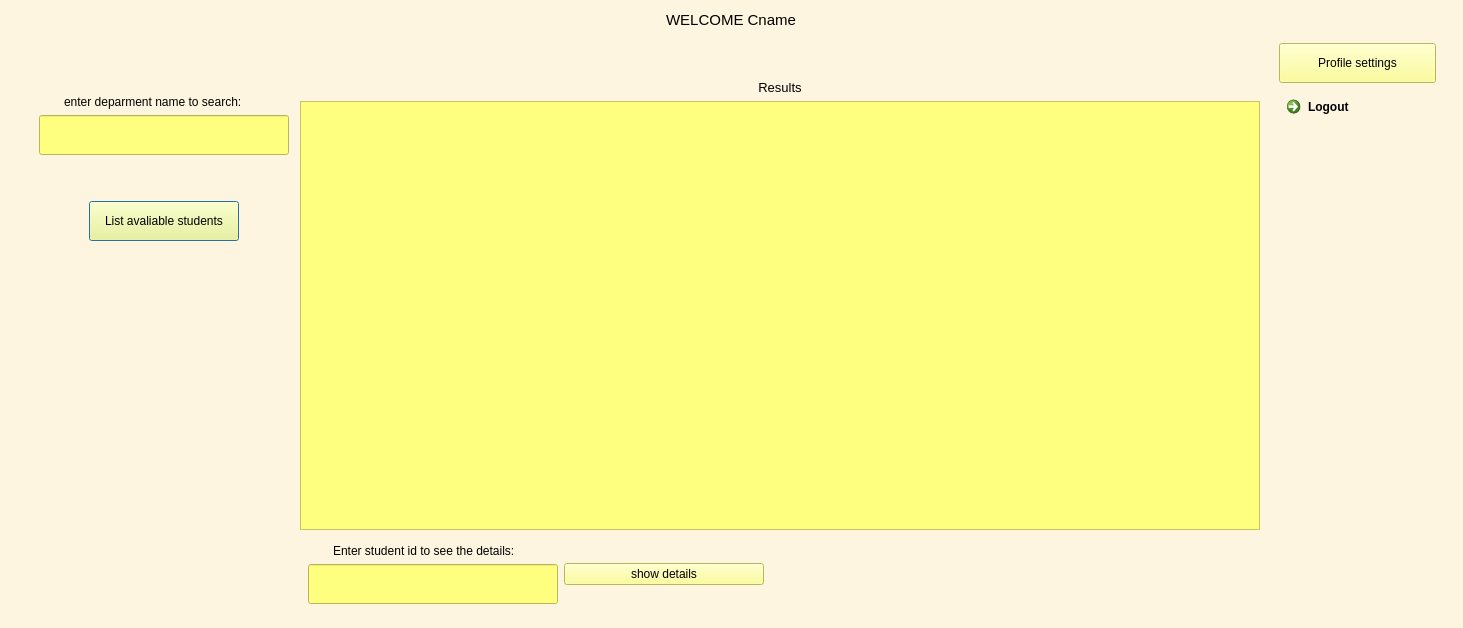
<?xml version="1.0" encoding="UTF-8"?>
<ui version="4.0">
 <class>Dialog</class>
 <widget class="QDialog" name="Dialog">
  <property name="geometry">
   <rect>
    <x>0</x>
    <y>0</y>
    <width>1463</width>
    <height>628</height>
   </rect>
  </property>
  <property name="windowTitle">
   <string>Dialog</string>
  </property>
  <property name="styleSheet">
   <string notr="true">background-color: rgb(194, 154, 191);
background-color: rgb(253, 245, 223);</string>
  </property>
  <layout class="QVBoxLayout" name="verticalLayout_2">
   <item>
    <layout class="QVBoxLayout" name="verticalLayout">
     <item alignment="Qt::AlignHCenter">
      <widget class="QLabel" name="outCompanyName">
       <property name="maximumSize">
        <size>
         <width>480</width>
         <height>80</height>
        </size>
       </property>
       <property name="text">
        <string>&lt;html&gt;&lt;head/&gt;&lt;body&gt;&lt;p align=&quot;center&quot;&gt;&lt;span style=&quot; font-size:11pt;&quot;&gt;WELCOME Cname&lt;/span&gt;&lt;/p&gt;&lt;/body&gt;&lt;/html&gt;</string>
       </property>
      </widget>
     </item>
     <item>
      <layout class="QHBoxLayout" name="horizontalLayout">
       <property name="leftMargin">
        <number>8</number>
       </property>
       <property name="rightMargin">
        <number>8</number>
       </property>
       <item>
        <layout class="QVBoxLayout" name="verticalLayout_3" stretch="0,0,0,6,0">
         <property name="leftMargin">
          <number>20</number>
         </property>
         <property name="bottomMargin">
          <number>300</number>
         </property>
         <item>
          <spacer name="verticalSpacer">
           <property name="orientation">
            <enum>Qt::Vertical</enum>
           </property>
           <property name="sizeType">
            <enum>QSizePolicy::Fixed</enum>
           </property>
           <property name="sizeHint" stdset="0">
            <size>
             <width>20</width>
             <height>60</height>
            </size>
           </property>
          </spacer>
         </item>
         <item>
          <layout class="QVBoxLayout" name="verticalLayout_6">
           <item alignment="Qt::AlignHCenter">
            <widget class="QLabel" name="label_2">
             <property name="minimumSize">
              <size>
               <width>200</width>
               <height>0</height>
              </size>
             </property>
             <property name="text">
              <string>enter deparment name to search:</string>
             </property>
            </widget>
           </item>
           <item alignment="Qt::AlignHCenter">
            <widget class="QLineEdit" name="inputDepartmentName">
             <property name="minimumSize">
              <size>
               <width>250</width>
               <height>40</height>
              </size>
             </property>
             <property name="maximumSize">
              <size>
               <width>250</width>
               <height>40</height>
              </size>
             </property>
             <property name="styleSheet">
              <string notr="true">background-color: rgb(255, 255, 127);</string>
             </property>
             <property name="maxLength">
              <number>12</number>
             </property>
             <property name="echoMode">
              <enum>QLineEdit::Normal</enum>
             </property>
            </widget>
           </item>
          </layout>
         </item>
         <item>
          <spacer name="verticalSpacer_2">
           <property name="orientation">
            <enum>Qt::Vertical</enum>
           </property>
           <property name="sizeType">
            <enum>QSizePolicy::Fixed</enum>
           </property>
           <property name="sizeHint" stdset="0">
            <size>
             <width>20</width>
             <height>40</height>
            </size>
           </property>
          </spacer>
         </item>
         <item alignment="Qt::AlignHCenter">
          <widget class="QPushButton" name="btnSearchStudent">
           <property name="minimumSize">
            <size>
             <width>150</width>
             <height>40</height>
            </size>
           </property>
           <property name="maximumSize">
            <size>
             <width>200</width>
             <height>40</height>
            </size>
           </property>
           <property name="styleSheet">
            <string notr="true">background-color: rgb(255, 255, 127);</string>
           </property>
           <property name="text">
            <string>List avaliable students</string>
           </property>
          </widget>
         </item>
         <item>
          <spacer name="verticalSpacer_4">
           <property name="orientation">
            <enum>Qt::Vertical</enum>
           </property>
           <property name="sizeHint" stdset="0">
            <size>
             <width>20</width>
             <height>40</height>
            </size>
           </property>
          </spacer>
         </item>
        </layout>
       </item>
       <item>
        <layout class="QVBoxLayout" name="verticalLayout_5" stretch="0,0,0,0">
         <property name="leftMargin">
          <number>5</number>
         </property>
         <property name="topMargin">
          <number>5</number>
         </property>
         <property name="rightMargin">
          <number>5</number>
         </property>
         <property name="bottomMargin">
          <number>5</number>
         </property>
         <item>
          <spacer name="verticalSpacer_3">
           <property name="orientation">
            <enum>Qt::Vertical</enum>
           </property>
           <property name="sizeType">
            <enum>QSizePolicy::Fixed</enum>
           </property>
           <property name="sizeHint" stdset="0">
            <size>
             <width>20</width>
             <height>40</height>
            </size>
           </property>
          </spacer>
         </item>
         <item>
          <widget class="QLabel" name="label_3">
           <property name="styleSheet">
            <string notr="true">background-color: rgb(194, 154, 191);
background-color: rgb(253, 245, 223);</string>
           </property>
           <property name="text">
            <string>&lt;html&gt;&lt;head/&gt;&lt;body&gt;&lt;p align=&quot;center&quot;&gt;&lt;span style=&quot; font-size:10pt;&quot;&gt;Results&lt;/span&gt;&lt;/p&gt;&lt;/body&gt;&lt;/html&gt;</string>
           </property>
          </widget>
         </item>
         <item>
          <widget class="QTableWidget" name="tableStudent">
           <property name="minimumSize">
            <size>
             <width>960</width>
             <height>400</height>
            </size>
           </property>
           <property name="maximumSize">
            <size>
             <width>960</width>
             <height>16777215</height>
            </size>
           </property>
           <property name="styleSheet">
            <string notr="true">background-color: rgb(255, 255, 127);</string>
           </property>
          </widget>
         </item>
         <item>
          <layout class="QHBoxLayout" name="horizontalLayout_2">
           <property name="leftMargin">
            <number>8</number>
           </property>
           <property name="topMargin">
            <number>8</number>
           </property>
           <property name="rightMargin">
            <number>8</number>
           </property>
           <property name="bottomMargin">
            <number>8</number>
           </property>
           <item>
            <layout class="QVBoxLayout" name="verticalLayout_8">
             <item alignment="Qt::AlignHCenter">
              <widget class="QLabel" name="label_4">
               <property name="minimumSize">
                <size>
                 <width>200</width>
                 <height>0</height>
                </size>
               </property>
               <property name="text">
                <string>Enter student id to see the details:</string>
               </property>
              </widget>
             </item>
             <item alignment="Qt::AlignHCenter">
              <widget class="QLineEdit" name="inputStudentID">
               <property name="minimumSize">
                <size>
                 <width>250</width>
                 <height>40</height>
                </size>
               </property>
               <property name="maximumSize">
                <size>
                 <width>250</width>
                 <height>40</height>
                </size>
               </property>
               <property name="styleSheet">
                <string notr="true">background-color: rgb(255, 255, 127);</string>
               </property>
               <property name="maxLength">
                <number>12</number>
               </property>
               <property name="echoMode">
                <enum>QLineEdit::Normal</enum>
               </property>
              </widget>
             </item>
            </layout>
           </item>
           <item>
            <widget class="QPushButton" name="btnGoStudentDetails">
             <property name="minimumSize">
              <size>
               <width>200</width>
               <height>0</height>
              </size>
             </property>
             <property name="maximumSize">
              <size>
               <width>200</width>
               <height>16777215</height>
              </size>
             </property>
             <property name="styleSheet">
              <string notr="true">background-color:rgb(255, 255, 127)</string>
             </property>
             <property name="text">
              <string>show details</string>
             </property>
            </widget>
           </item>
           <item>
            <spacer name="horizontalSpacer">
             <property name="orientation">
              <enum>Qt::Horizontal</enum>
             </property>
             <property name="sizeHint" stdset="0">
              <size>
               <width>40</width>
               <height>20</height>
              </size>
             </property>
            </spacer>
           </item>
          </layout>
         </item>
        </layout>
       </item>
       <item>
        <layout class="QVBoxLayout" name="verticalLayout_7">
         <property name="leftMargin">
          <number>8</number>
         </property>
         <property name="topMargin">
          <number>8</number>
         </property>
         <property name="rightMargin">
          <number>8</number>
         </property>
         <property name="bottomMargin">
          <number>8</number>
         </property>
         <item alignment="Qt::AlignTop">
          <widget class="QPushButton" name="btnGoCompanyProfile">
           <property name="minimumSize">
            <size>
             <width>150</width>
             <height>40</height>
            </size>
           </property>
           <property name="maximumSize">
            <size>
             <width>200</width>
             <height>40</height>
            </size>
           </property>
           <property name="styleSheet">
            <string notr="true">background-color: rgb(255, 255, 127);</string>
           </property>
           <property name="text">
            <string>Profile settings</string>
           </property>
          </widget>
         </item>
         <item alignment="Qt::AlignVCenter">
          <widget class="QCommandLinkButton" name="btnLogout">
           <property name="minimumSize">
            <size>
             <width>150</width>
             <height>40</height>
            </size>
           </property>
           <property name="maximumSize">
            <size>
             <width>200</width>
             <height>40</height>
            </size>
           </property>
           <property name="styleSheet">
            <string notr="true">background-color: rgb(255, 170, 127);</string>
           </property>
           <property name="text">
            <string>Logout</string>
           </property>
          </widget>
         </item>
         <item>
          <spacer name="verticalSpacer_5">
           <property name="orientation">
            <enum>Qt::Vertical</enum>
           </property>
           <property name="sizeHint" stdset="0">
            <size>
             <width>20</width>
             <height>40</height>
            </size>
           </property>
          </spacer>
         </item>
        </layout>
       </item>
      </layout>
     </item>
    </layout>
   </item>
  </layout>
 </widget>
 <resources/>
 <connections/>
</ui>
